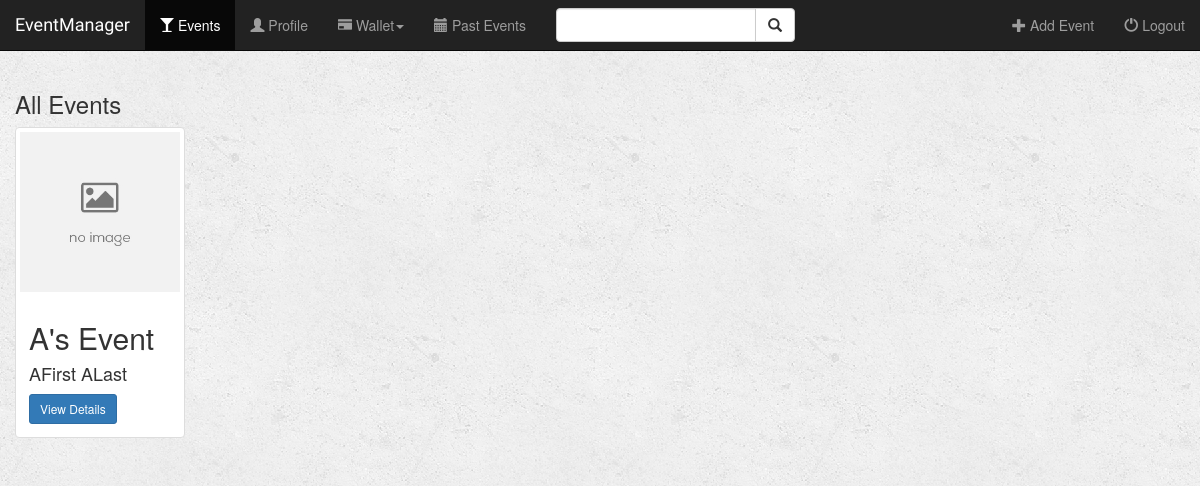
The page /event/send_invites/15/ on the database as committed earlier.
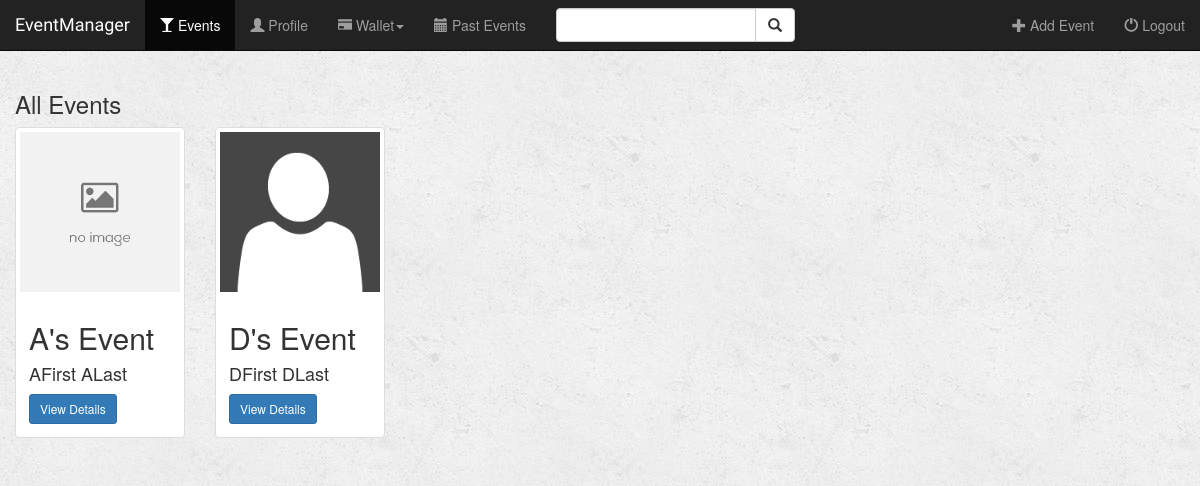
The same page on the database as committed later.
### event/models.py (models this page shows, shortened)
class Event(models.Model):
    name = models.CharField(max_length=50, null=False)
    image = models.ImageField(default='settings.MEDIA_ROOT/default_event.jpg')
    location = models.TextField(max_length=500, null=False)
    date = models.DateField(null=True)
    time = models.TimeField(null=True)
    manager = models.ForeignKey(User, on_delete=models.CASCADE)
    fare = models.PositiveIntegerField(null=True)

### event/views.py (the view)
# urls.py: url(r'send_invites/(?P<pk>[0-9]+)/$', views.send_invites, name='send_invites'),
def send_invites(request, pk):
    all_users = User.objects.filter(is_superuser=False)
    event = Event.objects.get(id=pk)
    attendees = []
    for ticket in Ticket.objects.all():
        if ticket.event == event:
            attendees.append(ticket.attendee)
    attendees.append(request.user)
    users = list(set(all_users) ^ set(attendees))
    if request.method == 'POST':
        for user in users:
            if request.POST[user.username] == 'yes':
                Ticket.objects.create(attendee=user, event=event, flag=0)
    events = Event.objects.all()
    return render(request, 'event/home.html', {'events': events})

### event/templates/event/home.html (shortened to what this page needs)
{% extends 'event/base.html' %}
{% block events_active %}active{% endblock %}
{% block body %}
<div class="events-container container-fluid" style="box-sizing: border-box">
    <div class="row">
        <div class="col-sm-12">
            <h3>{% if query %}Searched Events{% else %}All Events{% endif %}</h3>
        </div>
        {% if events %}
            {% for event in events %}
                <div class="col-sm-4 col-lg-2">
                    <div class="thumbnail">
                        <img src="{{ event.image.url }}" class="img-responsive">
                        <div class="caption">
                            <h2>{{ event.name }}</h2>
                            <h4>{{ event.manager.first_name }} {{ event.manager.last_name }}</h4>
                            <a href="{% url 'event:detail' event.id %}" class="btn btn-primary btn-sm" role="button">View Details</a>
                        </div>
                    </div>
                </div>
            {% endfor %}
        {% elif query %}
            <br>
            <h3 class="error_message"><strong>Search did not match any event...</strong></h3>
        {% endif %}
    </div>
</div>
{% endblock %}

Rows that differ between the two databases and show on the page:
added Event: image (picture), name "D's Event", manager.first_name "DFirst", manager.last_name "DLast"
